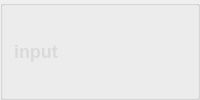
             <widget class="QGroupBox" name="groupBox_11">
              <property name="title">
               <string/>
              </property>
              <layout class="QHBoxLayout" name="horizontalLayout_9">
               <item>
                <widget class="QLabel" name="label_10">
                 <property name="maximumSize">
                  <size>
                   <width>80</width>
                   <height>16777215</height>
                  </size>
                 </property>
                 <property name="styleSheet">
                  <string notr="true">QLabel
{
	font-size: 18px;
	font-family: &quot;Microsoft YaHei&quot;;
	font-weight: bold;
 		border-radius:9px;
		background:rgba(66, 195, 255, 0);
color: rgb(218, 218, 218);
}
</string>
                 </property>
                 <property name="text">
                  <string>input</string>
                 </property>
                </widget>
               </item>
               <item>
                <layout class="QHBoxLayout" name="horizontalLayout_11">
                 <item>
                  <widget class="QGroupBox" name="groupBox_5">
                   <property name="styleSheet">
                    <string notr="true">#groupBox_5{
background-color: rgba(48,148,243,0);
border: 0px solid #42adff;
border-left: 0px solid #d9d9d9;
border-right: 0px solid rgba(29, 83, 185, 255);
border-radius:0px;}</string>
                   </property>
                   <property name="title">
                    <string/>
                   </property>
                   <layout class="QHBoxLayout" name="horizontalLayout_8">
                    <property name="leftMargin">
                     <number>0</number>
                    </property>
                    <property name="topMargin">
                     <number>0</number>
                    </property>
                    <property name="rightMargin">
                     <number>0</number>
                    </property>
                    <property name="bottomMargin">
                     <number>0</number>
                    </property>
                    <item>
                     <widget class="QPushButton" name="fileButton">
                      <property name="minimumSize">
                       <size>
                        <width>55</width>
                        <height>28</height>
                       </size>
                      </property>
                      <property name="maximumSize">
                       <size>
                        <width>16777215</width>
                        <height>28</height>
                       </size>
                      </property>
                      <property name="toolTip">
                       <string>file</string>
                      </property>
                      <property name="styleSheet">
                       <string notr="true">QPushButton{font-family: &quot;Microsoft YaHei&quot;;
font-size: 14px;
font-weight: bold;
color:white;
text-align: center center;
padding-left: 5px;
padding-right: 5px;
padding-top: 4px;
padding-bottom: 4px;
border-style: solid;
border-width: 0px;
border-color: rgba(255, 255, 255, 255);
border-radius: 3px;
background-color: rgba(200, 200, 200,0);}

QPushButton:focus{outline: none;}

QPushButton::pressed{font-family: &quot;Microsoft YaHei&quot;;
                     font-size: 14px;
                     font-weight: bold;
                     color:rgb(200,200,200);
                     text-align: center center;
                     padding-left: 5px;
                     padding-right: 5px;
                     padding-top: 4px;
                     padding-bottom: 4px;
                     border-style: solid;
                     border-width: 0px;
                     border-color: rgba(255, 255, 255, 255);
                     border-radius: 3px;
                     background-color:  #bf513b;}

QPushButton::disabled{font-family: &quot;Microsoft YaHei&quot;;
                     font-size: 14px;
                     font-weight: bold;
                     color:rgb(200,200,200);
                     text-align: center center;
                     padding-left: 5px;
                     padding-right: 5px;
                     padding-top: 4px;
                     padding-bottom: 4px;
                     border-style: solid;
                     border-width: 0px;
                     border-color: rgba(255, 255, 255, 255);
                     border-radius: 3px;
                     background-color:  #bf513b;}
QPushButton::hover {
border-style: solid;
border-width: 0px;
border-radius: 0px;
background-color: rgba(48,148,243,80);}</string>
                      </property>
                      <property name="text">
                       <string/>
                      </property>
                      <property name="icon">
                       <iconset>
                        <normaloff>icon/打开.png</normaloff>icon/打开.png</iconset>
                      </property>
                     </widget>
                    </item>
                    <item>
                     <widget class="QPushButton" name="cameraButton">
                      <property name="minimumSize">
                       <size>
                        <width>55</width>
                        <height>28</height>
                       </size>
                      </property>
                      <property name="maximumSize">
                       <size>
                        <width>16777215</width>
                        <height>28</height>
                       </size>
                      </property>
                      <property name="toolTip">
                       <string>camera</string>
                      </property>
                      <property name="styleSheet">
                       <string notr="true">QPushButton{font-family: &quot;Microsoft YaHei&quot;;
font-size: 14px;
font-weight: bold;
color:white;
text-align: center center;
padding-left: 5px;
padding-right: 5px;
padding-top: 4px;
padding-bottom: 4px;
border-style: solid;
border-width: 0px;
border-color: rgba(255, 255, 255, 255);
border-radius: 3px;
background-color: rgba(48,148,243,0);}

QPushButton:focus{outline: none;}

QPushButton::pressed{font-family: &quot;Microsoft YaHei&quot;;
                     font-size: 14px;
                     font-weight: bold;
                     color:rgb(200,200,200);
                     text-align: center center;
                     padding-left: 5px;
                     padding-right: 5px;
                     padding-top: 4px;
                     padding-bottom: 4px;
                     border-style: solid;
                     border-width: 0px;
                     border-color: rgba(255, 255, 255, 255);
                     border-radius: 3px;
                     background-color:  #bf513b;}

QPushButton::disabled{font-family: &quot;Microsoft YaHei&quot;;
                     font-size: 14px;
                     font-weight: bold;
                     color:rgb(200,200,200);
                     text-align: center center;
                     padding-left: 5px;
                     padding-right: 5px;
                     padding-top: 4px;
                     padding-bottom: 4px;
                     border-style: solid;
                     border-width: 0px;
                     border-color: rgba(255, 255, 255, 255);
                     border-radius: 3px;
                     background-color:  #bf513b;}
QPushButton::hover {
border-style: solid;
border-width: 0px;
border-radius: 0px;
background-color: rgba(48,148,243,80);}</string>
                      </property>
                      <property name="text">
                       <string/>
                      </property>
                      <property name="icon">
                       <iconset>
                        <normaloff>icon/摄像头开.png</normaloff>icon/摄像头开.png</iconset>
                      </property>
                     </widget>
                    </item>
                   </layout>
                  </widget>
                 </item>
                </layout>
               </item>
              </layout>
             </widget>
